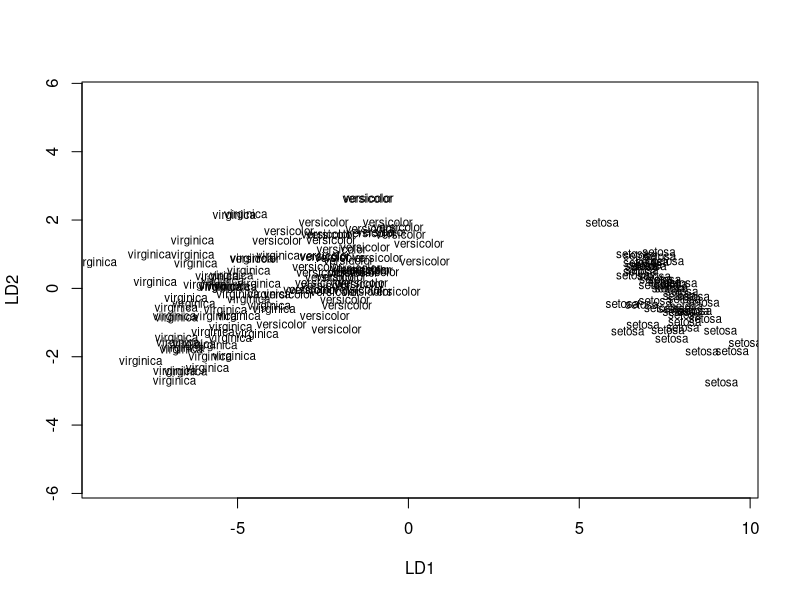
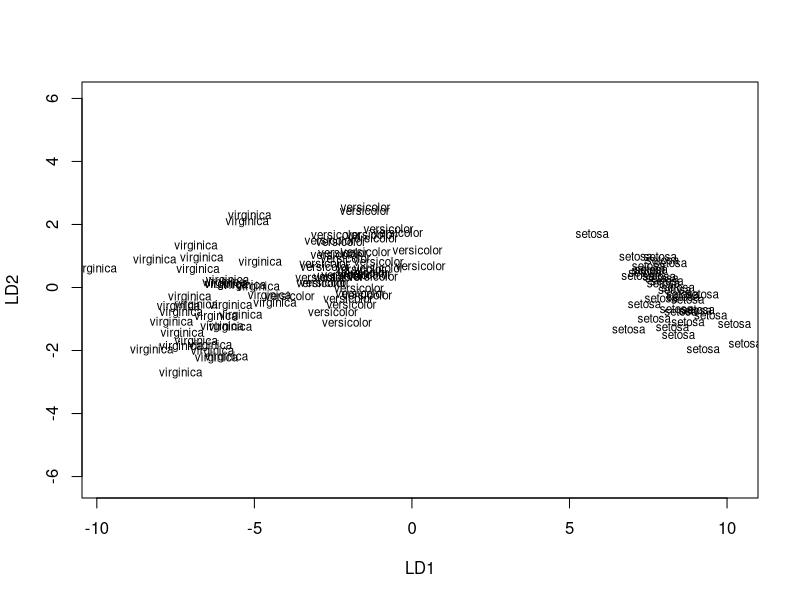

Here is the R script that generated these plots, in order:
##############################
#
# Lab: LDA/QDA with Iris Data        
#
##############################


## Calling packages for lda and qda

library(MASS) #install.packages("MASS")


## LDA/QDA

fit = lda(Species ~., data=iris) #LDA
plot(fit)
#fit = qda(Species ~., data=iris) #QDA



## Predicting

pred = predict(fit, newdata=iris)$posterior #probability
yhat = predict(fit, newdata=iris)$class     #class
ctable = table(iris$Species, yhat, dnn=c("Actual", "Predicted")); ctable #classification table


## Evaluating

miss.err = 1-sum(diag(ctable))/sum(ctable); miss.err # Misclassification Rate
pred.acc = 1 - miss.err; pred.acc #Prediction Accuracy



###########################################
# Computing the test error by paritioning


## Data partitioning

set.seed(123)
V = 2
n =  NROW(iris)
id = sample(1:V, n, prob = c(0.7,0.3), replace = T) # Partitioning 7:3
ii = which(id==1)
iris.train = iris[ii,]
iris.test  = iris[-ii,]


## LDA/QDA

fit = lda(Species ~., data=iris.train) #LDA
#fit = qda(Species ~., data=iris.train) #QDA
plot(fit)


## Predicting

pred = predict(fit, newdata=iris.test)$posterior
yhat = predict(fit, newdata=iris.test)$class
ctable = table(iris.test$Species, yhat, dnn=c("Actual", "Predicted")); ctable #classification table


## Evaluating

miss.err = 1-sum(diag(ctable))/sum(ctable); miss.err # Misclassification Rate
pred.acc = 1 - miss.err; pred.acc #Prediction Accuracy



##########################
# Computing the CV error


V = 10 #V-fold CV
miss.err.train = 0
miss.err.test = 0

set.seed(123)
id = sample(1:V, nrow(iris), replace = T)

for(i in 1:V) {
  
  print(i)

  ## Data partitioning
  iris.train = iris[id != i,] 
  iris.test  = iris[id == i,] 
  
  ## LDA/QDA
  fit = lda(Species ~., data=iris.train)
  #fit = qda(Species ~., data=iris.train)
 
  ## Predicting and Evaluating
  pred = predict(fit, newdata=iris.test)$posterior
  yhat = predict(fit, newdata=iris.test)$class
  miss.err.test = miss.err.test + mean(iris.test$Species != yhat) 
  
}

cv.err.test = miss.err.test/ V;cv.err.test # CV test error



### END
